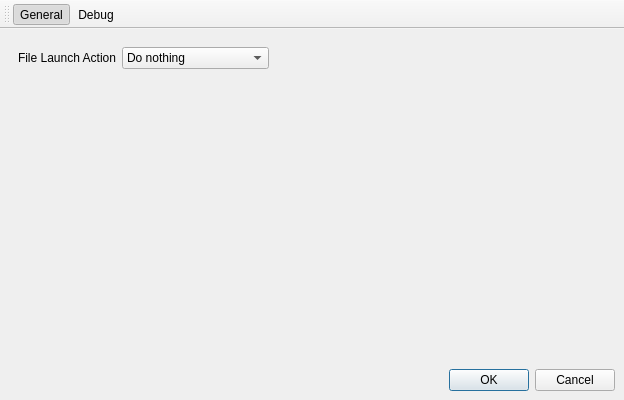
<?xml version="1.0" encoding="UTF-8"?>
<ui version="4.0">
 <class>PreferencesDialog</class>
 <widget class="QMainWindow" name="PreferencesDialog">
  <property name="windowModality">
   <enum>Qt::ApplicationModal</enum>
  </property>
  <property name="geometry">
   <rect>
    <x>0</x>
    <y>0</y>
    <width>624</width>
    <height>400</height>
   </rect>
  </property>
  <property name="windowTitle">
   <string>Preferences</string>
  </property>
  <property name="unifiedTitleAndToolBarOnMac">
   <bool>true</bool>
  </property>
  <widget class="QWidget" name="centralwidget">
   <layout class="QVBoxLayout" name="verticalLayout">
    <item>
     <widget class="QStackedWidget" name="stackedWidget">
      <property name="minimumSize">
       <size>
        <width>600</width>
        <height>150</height>
       </size>
      </property>
      <widget class="QWidget" name="generalPage">
       <layout class="QFormLayout" name="formLayout">
        <property name="fieldGrowthPolicy">
         <enum>QFormLayout::FieldsStayAtSizeHint</enum>
        </property>
        <item row="0" column="0">
         <widget class="QLabel" name="fileLaunchActionLabel">
          <property name="text">
           <string>File Launch Action</string>
          </property>
         </widget>
        </item>
        <item row="0" column="1">
         <widget class="QComboBox" name="fileLaunchActionComboBox">
          <item>
           <property name="text">
            <string>Do nothing</string>
           </property>
          </item>
          <item>
           <property name="text">
            <string>Open last file</string>
           </property>
          </item>
          <item>
           <property name="text">
            <string>Show open file dialog</string>
           </property>
          </item>
         </widget>
        </item>
       </layout>
      </widget>
      <widget class="QWidget" name="debugPage">
       <layout class="QFormLayout" name="formLayout_2">
        <item row="3" column="1">
         <widget class="QCheckBox" name="generalChannelCheckBox">
          <property name="toolTip">
           <string>General actions in the system</string>
          </property>
          <property name="text">
           <string>General</string>
          </property>
         </widget>
        </item>
        <item row="4" column="1">
         <widget class="QCheckBox" name="generalSpecificChannelCheckBox">
          <property name="toolTip">
           <string>General actions, more fine grained</string>
          </property>
          <property name="text">
           <string>General - Specific</string>
          </property>
         </widget>
        </item>
        <item row="5" column="1">
         <widget class="QCheckBox" name="xmlChannelCheckBox">
          <property name="toolTip">
           <string>XML parsing events</string>
          </property>
          <property name="text">
           <string>XML</string>
          </property>
         </widget>
        </item>
        <item row="6" column="1">
         <widget class="QCheckBox" name="hssChannelCheckBox">
          <property name="toolTip">
           <string>HSS parsing events</string>
          </property>
          <property name="text">
           <string>HSS</string>
          </property>
         </widget>
        </item>
        <item row="7" column="1">
         <widget class="QCheckBox" name="observingChannelCheckBox">
          <property name="toolTip">
           <string>Adding, removing and notifying of observers</string>
          </property>
          <property name="text">
           <string>Observing</string>
          </property>
         </widget>
        </item>
        <item row="8" column="1">
         <widget class="QCheckBox" name="eventsChannelCheckBox">
          <property name="toolTip">
           <string>Prints messages about the event handling</string>
          </property>
          <property name="text">
           <string>Events</string>
          </property>
         </widget>
        </item>
        <item row="9" column="1">
         <widget class="QCheckBox" name="eventsSpecificChannelCheckBox">
          <property name="toolTip">
           <string>Event handling, more specific</string>
          </property>
          <property name="text">
           <string>Events - Specific</string>
          </property>
         </widget>
        </item>
        <item row="10" column="1">
         <widget class="QCheckBox" name="tokenizingChannelCheckBox">
          <property name="toolTip">
           <string>Prints the characters that are read by the tokenizer</string>
          </property>
          <property name="text">
           <string>Tokenizing</string>
          </property>
         </widget>
        </item>
        <item row="11" column="1">
         <widget class="QCheckBox" name="fullFilenamesChannelCheckBox">
          <property name="toolTip">
           <string>Normally only the filename is shown, activate this for full paths</string>
          </property>
          <property name="text">
           <string>Full Filenames</string>
          </property>
         </widget>
        </item>
        <item row="1" column="1">
         <widget class="QCheckBox" name="onChannelCheckBox">
          <property name="toolTip">
           <string>Debug on/off</string>
          </property>
          <property name="text">
           <string>On</string>
          </property>
         </widget>
        </item>
        <item row="2" column="1">
         <widget class="QCheckBox" name="overviewChannelCheckBox">
          <property name="toolTip">
           <string>Basic high level actions</string>
          </property>
          <property name="text">
           <string>Overview</string>
          </property>
         </widget>
        </item>
        <item row="1" column="0">
         <widget class="QLabel" name="debuggingChannelsLabel">
          <property name="text">
           <string>Debugging Channels</string>
          </property>
         </widget>
        </item>
       </layout>
      </widget>
     </widget>
    </item>
    <item>
     <widget class="QDialogButtonBox" name="buttonBox">
      <property name="orientation">
       <enum>Qt::Horizontal</enum>
      </property>
      <property name="standardButtons">
       <set>QDialogButtonBox::Cancel|QDialogButtonBox::Ok</set>
      </property>
     </widget>
    </item>
   </layout>
  </widget>
  <widget class="QToolBar" name="toolBar">
   <property name="windowTitle">
    <string>toolBar</string>
   </property>
   <property name="toolButtonStyle">
    <enum>Qt::ToolButtonTextUnderIcon</enum>
   </property>
   <attribute name="toolBarArea">
    <enum>TopToolBarArea</enum>
   </attribute>
   <attribute name="toolBarBreak">
    <bool>false</bool>
   </attribute>
   <addaction name="generalAction"/>
   <addaction name="debugAction"/>
  </widget>
  <action name="generalAction">
   <property name="checkable">
    <bool>true</bool>
   </property>
   <property name="checked">
    <bool>true</bool>
   </property>
   <property name="icon">
    <iconset resource="Resources.qrc">
     <normaloff>:/icons/General.png</normaloff>:/icons/General.png</iconset>
   </property>
   <property name="text">
    <string>General</string>
   </property>
  </action>
  <action name="debugAction">
   <property name="checkable">
    <bool>true</bool>
   </property>
   <property name="icon">
    <iconset resource="Resources.qrc">
     <normaloff>:/icons/Debug.png</normaloff>:/icons/Debug.png</iconset>
   </property>
   <property name="text">
    <string>Debug</string>
   </property>
  </action>
 </widget>
 <tabstops>
  <tabstop>fileLaunchActionComboBox</tabstop>
  <tabstop>onChannelCheckBox</tabstop>
  <tabstop>overviewChannelCheckBox</tabstop>
  <tabstop>generalChannelCheckBox</tabstop>
  <tabstop>generalSpecificChannelCheckBox</tabstop>
  <tabstop>xmlChannelCheckBox</tabstop>
  <tabstop>hssChannelCheckBox</tabstop>
  <tabstop>observingChannelCheckBox</tabstop>
  <tabstop>eventsChannelCheckBox</tabstop>
  <tabstop>eventsSpecificChannelCheckBox</tabstop>
  <tabstop>tokenizingChannelCheckBox</tabstop>
  <tabstop>fullFilenamesChannelCheckBox</tabstop>
  <tabstop>buttonBox</tabstop>
 </tabstops>
 <resources>
  <include location="Resources.qrc"/>
 </resources>
 <connections>
  <connection>
   <sender>buttonBox</sender>
   <signal>accepted()</signal>
   <receiver>PreferencesDialog</receiver>
   <slot>accept()</slot>
   <hints>
    <hint type="sourcelabel">
     <x>399</x>
     <y>379</y>
    </hint>
    <hint type="destinationlabel">
     <x>399</x>
     <y>299</y>
    </hint>
   </hints>
  </connection>
  <connection>
   <sender>buttonBox</sender>
   <signal>rejected()</signal>
   <receiver>PreferencesDialog</receiver>
   <slot>reject()</slot>
   <hints>
    <hint type="sourcelabel">
     <x>399</x>
     <y>379</y>
    </hint>
    <hint type="destinationlabel">
     <x>399</x>
     <y>299</y>
    </hint>
   </hints>
  </connection>
  <connection>
   <sender>fileLaunchActionComboBox</sender>
   <signal>currentIndexChanged(int)</signal>
   <receiver>PreferencesDialog</receiver>
   <slot>preferenceChanged()</slot>
   <hints>
    <hint type="sourcelabel">
     <x>365</x>
     <y>95</y>
    </hint>
    <hint type="destinationlabel">
     <x>299</x>
     <y>199</y>
    </hint>
   </hints>
  </connection>
  <connection>
   <sender>generalAction</sender>
   <signal>triggered()</signal>
   <receiver>PreferencesDialog</receiver>
   <slot>switchPage()</slot>
   <hints>
    <hint type="sourcelabel">
     <x>-1</x>
     <y>-1</y>
    </hint>
    <hint type="destinationlabel">
     <x>299</x>
     <y>199</y>
    </hint>
   </hints>
  </connection>
  <connection>
   <sender>debugAction</sender>
   <signal>triggered()</signal>
   <receiver>PreferencesDialog</receiver>
   <slot>switchPage()</slot>
   <hints>
    <hint type="sourcelabel">
     <x>-1</x>
     <y>-1</y>
    </hint>
    <hint type="destinationlabel">
     <x>299</x>
     <y>199</y>
    </hint>
   </hints>
  </connection>
  <connection>
   <sender>overviewChannelCheckBox</sender>
   <signal>stateChanged(int)</signal>
   <receiver>PreferencesDialog</receiver>
   <slot>preferenceChanged()</slot>
   <hints>
    <hint type="sourcelabel">
     <x>362</x>
     <y>122</y>
    </hint>
    <hint type="destinationlabel">
     <x>311</x>
     <y>199</y>
    </hint>
   </hints>
  </connection>
  <connection>
   <sender>generalChannelCheckBox</sender>
   <signal>stateChanged(int)</signal>
   <receiver>PreferencesDialog</receiver>
   <slot>preferenceChanged()</slot>
   <hints>
    <hint type="sourcelabel">
     <x>376</x>
     <y>144</y>
    </hint>
    <hint type="destinationlabel">
     <x>480</x>
     <y>-14</y>
    </hint>
   </hints>
  </connection>
  <connection>
   <sender>generalSpecificChannelCheckBox</sender>
   <signal>stateChanged(int)</signal>
   <receiver>PreferencesDialog</receiver>
   <slot>preferenceChanged()</slot>
   <hints>
    <hint type="sourcelabel">
     <x>425</x>
     <y>169</y>
    </hint>
    <hint type="destinationlabel">
     <x>535</x>
     <y>-25</y>
    </hint>
   </hints>
  </connection>
  <connection>
   <sender>xmlChannelCheckBox</sender>
   <signal>stateChanged(int)</signal>
   <receiver>PreferencesDialog</receiver>
   <slot>preferenceChanged()</slot>
   <hints>
    <hint type="sourcelabel">
     <x>334</x>
     <y>194</y>
    </hint>
    <hint type="destinationlabel">
     <x>206</x>
     <y>-53</y>
    </hint>
   </hints>
  </connection>
  <connection>
   <sender>hssChannelCheckBox</sender>
   <signal>stateChanged(int)</signal>
   <receiver>PreferencesDialog</receiver>
   <slot>preferenceChanged()</slot>
   <hints>
    <hint type="sourcelabel">
     <x>351</x>
     <y>216</y>
    </hint>
    <hint type="destinationlabel">
     <x>156</x>
     <y>-66</y>
    </hint>
   </hints>
  </connection>
  <connection>
   <sender>observingChannelCheckBox</sender>
   <signal>stateChanged(int)</signal>
   <receiver>PreferencesDialog</receiver>
   <slot>preferenceChanged()</slot>
   <hints>
    <hint type="sourcelabel">
     <x>398</x>
     <y>238</y>
    </hint>
    <hint type="destinationlabel">
     <x>729</x>
     <y>208</y>
    </hint>
   </hints>
  </connection>
  <connection>
   <sender>eventsChannelCheckBox</sender>
   <signal>stateChanged(int)</signal>
   <receiver>PreferencesDialog</receiver>
   <slot>preferenceChanged()</slot>
   <hints>
    <hint type="sourcelabel">
     <x>369</x>
     <y>261</y>
    </hint>
    <hint type="destinationlabel">
     <x>717</x>
     <y>231</y>
    </hint>
   </hints>
  </connection>
  <connection>
   <sender>eventsSpecificChannelCheckBox</sender>
   <signal>stateChanged(int)</signal>
   <receiver>PreferencesDialog</receiver>
   <slot>preferenceChanged()</slot>
   <hints>
    <hint type="sourcelabel">
     <x>435</x>
     <y>288</y>
    </hint>
    <hint type="destinationlabel">
     <x>689</x>
     <y>254</y>
    </hint>
   </hints>
  </connection>
  <connection>
   <sender>tokenizingChannelCheckBox</sender>
   <signal>stateChanged(int)</signal>
   <receiver>PreferencesDialog</receiver>
   <slot>preferenceChanged()</slot>
   <hints>
    <hint type="sourcelabel">
     <x>394</x>
     <y>308</y>
    </hint>
    <hint type="destinationlabel">
     <x>680</x>
     <y>279</y>
    </hint>
   </hints>
  </connection>
  <connection>
   <sender>fullFilenamesChannelCheckBox</sender>
   <signal>stateChanged(int)</signal>
   <receiver>PreferencesDialog</receiver>
   <slot>preferenceChanged()</slot>
   <hints>
    <hint type="sourcelabel">
     <x>368</x>
     <y>327</y>
    </hint>
    <hint type="destinationlabel">
     <x>662</x>
     <y>303</y>
    </hint>
   </hints>
  </connection>
  <connection>
   <sender>onChannelCheckBox</sender>
   <signal>stateChanged(int)</signal>
   <receiver>PreferencesDialog</receiver>
   <slot>preferenceChanged()</slot>
   <hints>
    <hint type="sourcelabel">
     <x>343</x>
     <y>104</y>
    </hint>
    <hint type="destinationlabel">
     <x>676</x>
     <y>102</y>
    </hint>
   </hints>
  </connection>
 </connections>
 <slots>
  <slot>accept()</slot>
  <slot>reject()</slot>
  <slot>preferenceChanged()</slot>
  <slot>switchPage()</slot>
 </slots>
</ui>
